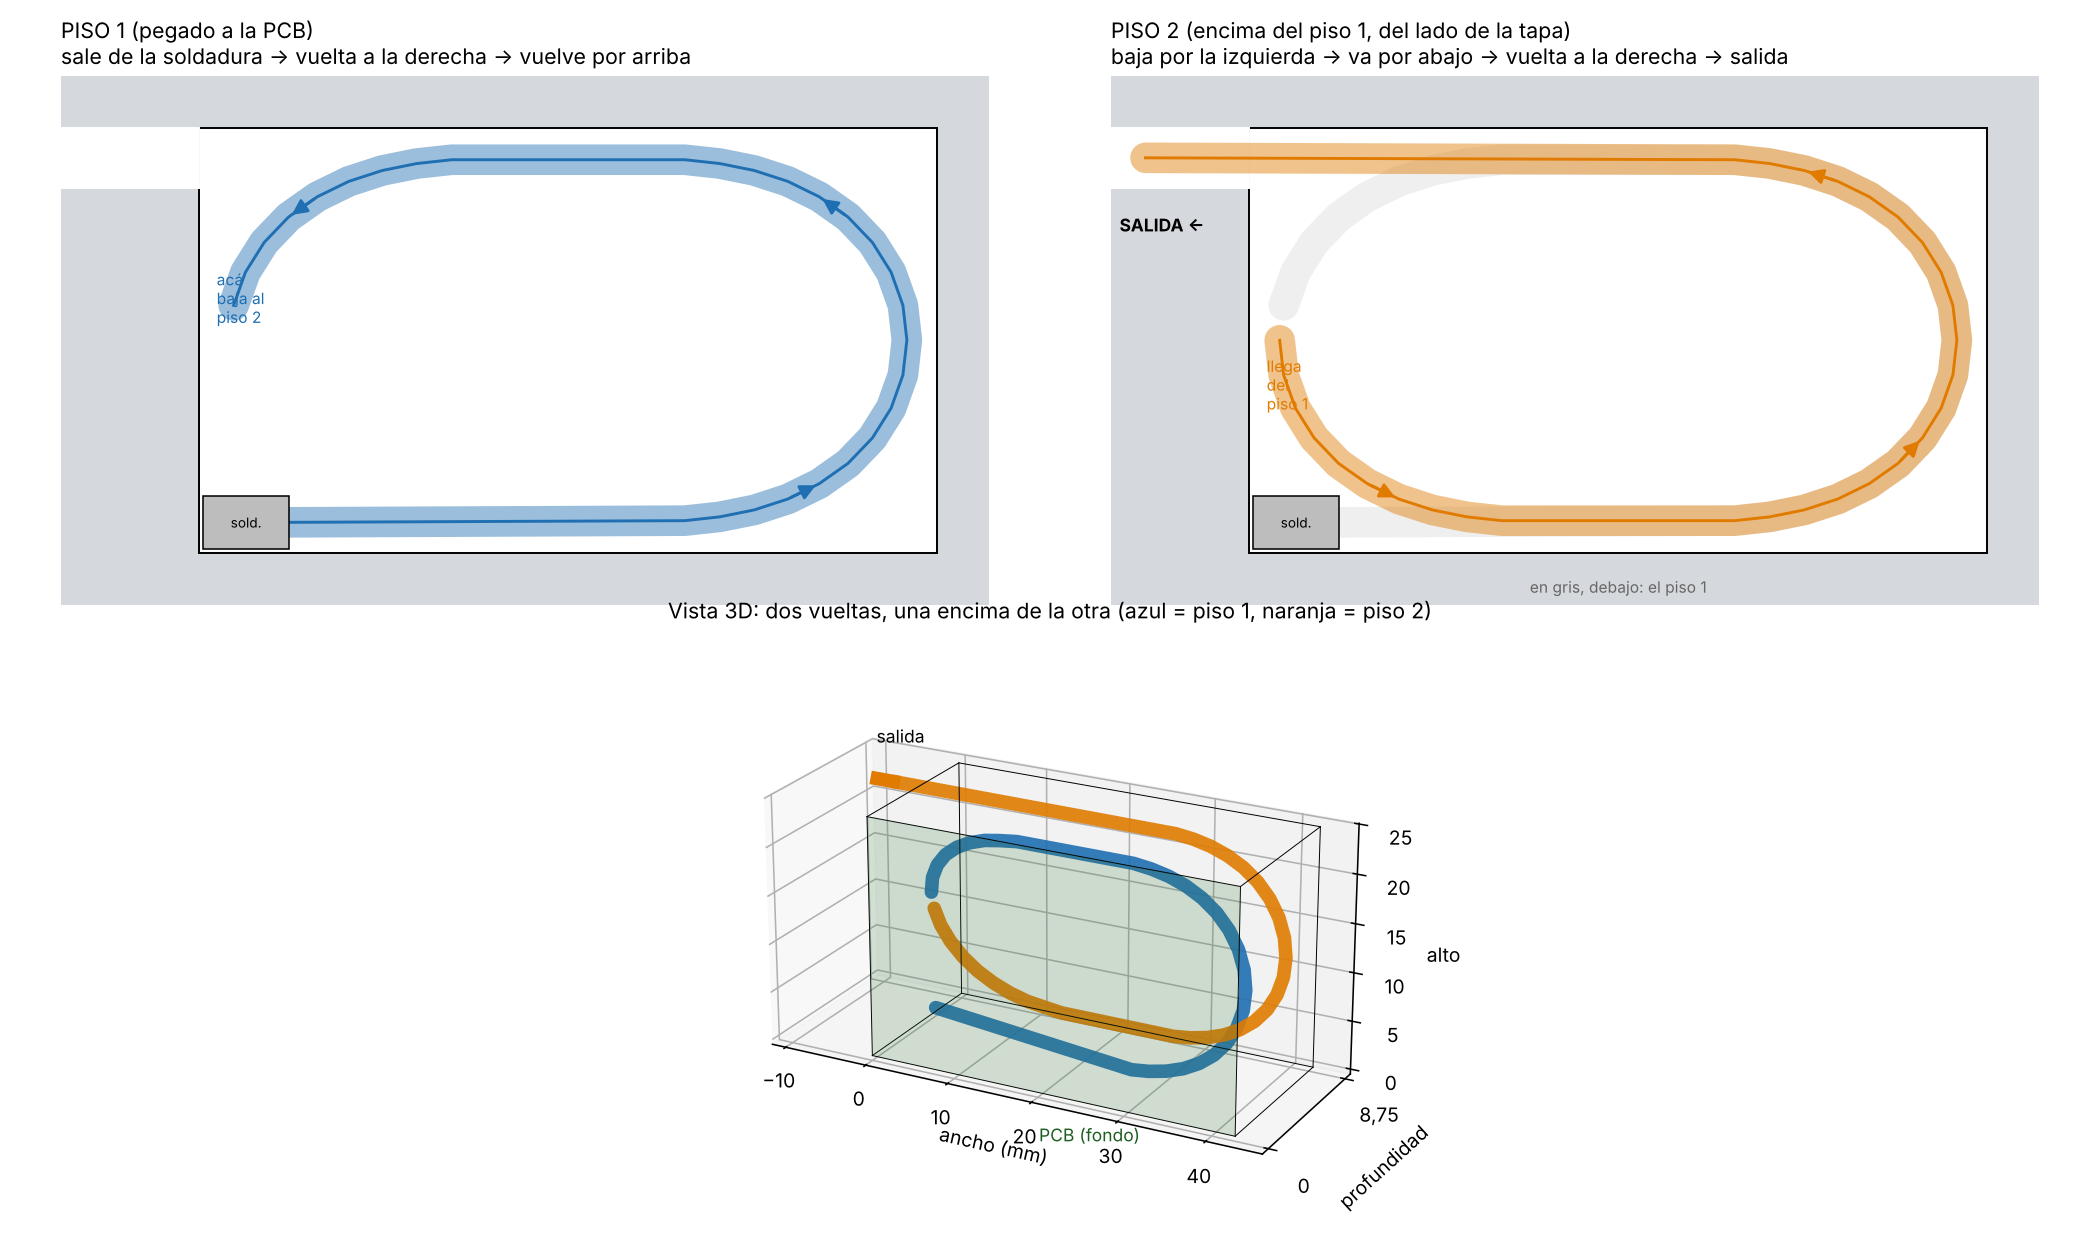

The script that saved this image:
"""Explicación de las dos capas: piso 1, piso 2 y vista 3D."""
import numpy as np, matplotlib
matplotlib.use('Agg'); import matplotlib.pyplot as plt
from matplotlib.patches import Rectangle
from rod import W, H, r, D
import dibujo_z as dz

A, B = dz.path(dz.XR, dz.XL, dz.XR)          # estado guardado
DEP = 2.5 * D; zA = r + .8; zB = DEP - r
cA, cB = '#1f6fb2', '#e07b00'
fig = plt.figure(figsize=(15, 9))

def frente(ax, P, c, tit, extra=None):
    ax.add_patch(Rectangle((-8, -3), W + 11, H + 6, color='#d5d8dc'))
    ax.add_patch(Rectangle((0, 0), W, H, fc='w', ec='k'))
    ax.add_patch(Rectangle((-8, H - D), 8, D, color='w'))
    ax.add_patch(Rectangle((0.2, 0.2), 5, 3.1, fc='#bdbdbd', ec='k', lw=.8, zorder=6))
    ax.text(2.7, 1.75, 'sold.', fontsize=7, ha='center', va='center', zorder=7)
    if extra is not None:
        ax.plot(extra[:, 0], extra[:, 1], color='#999', lw=D * 4.5, alpha=.15, solid_capstyle='round')
    ax.plot(P[:, 0], P[:, 1], color=c, lw=D * 4.5, alpha=.45, solid_capstyle='round')
    ax.plot(P[:, 0], P[:, 1], color=c, lw=1.5)
    n = len(P); 
    for k in (n // 6, n // 2, 5 * n // 6):                 # flechas de sentido
        ax.annotate('', P[k + 1], P[k], arrowprops=dict(arrowstyle='-|>', color=c, lw=1.5, mutation_scale=16))
    ax.set_xlim(-8, W + 3); ax.set_ylim(-3, H + 3); ax.set_aspect('equal'); ax.axis('off')
    ax.set_title(tit, fontsize=11, loc='left')

a1 = fig.add_axes([0.02, 0.52, 0.46, 0.42]); a2 = fig.add_axes([0.52, 0.52, 0.46, 0.42])
frente(a1, A, cA, 'PISO 1 (pegado a la PCB)\nsale de la soldadura → vuelta a la derecha → vuelve por arriba')
a1.text(1.0, H / 2 + 1, 'acá\nbaja al\npiso 2', fontsize=8, color=cA)
frente(a2, B, cB, 'PISO 2 (encima del piso 1, del lado de la tapa)\nbaja por la izquierda → va por abajo → vuelta a la derecha → salida',
       extra=A)
a2.text(1.0, H / 2 - 4, 'llega\ndel\npiso 1', fontsize=8, color=cB)
a2.text(-7.5, H - D - 2.5, 'SALIDA ←', fontsize=9, fontweight='bold')
a2.text(W / 2, -2.3, 'en gris, debajo: el piso 1', fontsize=8, ha='center', color='#666')

# 3D
ax = fig.add_axes([0.08, 0.0, 0.84, 0.5], projection='3d')
def tubo(P, z, c):
    Z = z if np.ndim(z) else np.full(len(P), z)
    ax.plot(P[:, 0], Z, P[:, 1], color=c, lw=7, alpha=.9, solid_capstyle='round')
zAa = np.full(len(A), zA)
# lazo 2: tramo final de A y tramo inicial de B cambian de piso gradualmente
k = np.where(A[:, 0] < dz.XL + 9.5)[0]; zAa[k] = np.interp(A[k, 1], [H / 2, H - r], [(zA + zB) / 2, zA])
zBb = np.full(len(B), zB)
k = np.where((B[:, 0] < dz.XL + 9.5) & (np.arange(len(B)) < len(B) // 3))[0]
zBb[k] = np.interp(B[k, 1], [r, H / 2], [zB, (zA + zB) / 2])
tubo(A, zAa, cA); tubo(B, zBb, cB)
ax.plot([-8, B[-1, 0]], [zB, zB], [B[-1, 1]] * 2, color=cB, lw=7)
# caja
for x in (0, W):
    for z in (0, DEP):
        ax.plot([x, x], [z, z], [0, H], color='k', lw=.5)
for y in (0, H):
    for z in (0, DEP):
        ax.plot([0, W], [z, z], [y, y], color='k', lw=.5)
    for x in (0, W):
        ax.plot([x, x], [0, DEP], [y, y], color='k', lw=.5)
xx, yy = np.meshgrid([0, W], [0, H]); ax.plot_surface(xx, np.zeros_like(xx), yy, color='#2e7d32', alpha=.18)
ax.text(W / 2, -1, -4, 'PCB (fondo)', color='#1b5e20', fontsize=9)
ax.text(-8, zB, H + 2, 'salida', fontsize=9)
ax.set_box_aspect((W + 8, DEP * 2.2, H)); ax.view_init(elev=22, azim=-62)
ax.set_xlabel('ancho (mm)'); ax.set_ylabel('profundidad'); ax.set_zlabel('alto')
ax.set_yticks([0, DEP]); ax.set_yticklabels(['0', '8,75'])
ax.set_title('Vista 3D: dos vueltas, una encima de la otra (azul = piso 1, naranja = piso 2)', fontsize=11)
fig.savefig('dibujo_capas.png', dpi=140)
